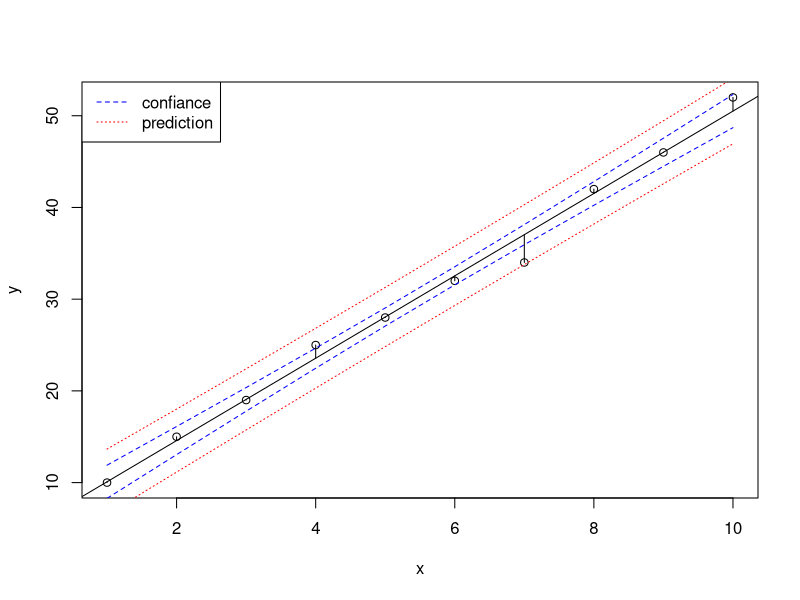

Write R code to recreate this figure.


x<-c(1,2,3,4,5,6,7,8,9,10)
y<-c(10, 15, 19, 25, 28, 32, 34, 42, 46, 52)
#y<-c(13, 18, 22, 27, 32, 35, 36, 43, 45, 48)
model<-lm(y~x)
jpeg('reg.jpg')
plot(x,y)
abline(model)
segments(x,fitted(model),x,y)
pred.frame<-data.frame(Age=1:10)
pc<-predict(model, interval="confidence", newdata=pred.frame)
pp<-predict(model, interval="prediction", newdata=pred.frame)
matlines(pred.frame, pc[,2:3], lty=c(2,2), col="blue")
matlines(pred.frame, pp[,2:3], lty=c(3,3), col="red")
legend("topleft",c("confiance","prediction"),lty=c(2,3), col=c("blue","red"))
dev.off()
res<-coef(model)
x<-c(res[0],res[1],res[2])
write.csv(x, file = "reg.csv", row.names = FALSE)